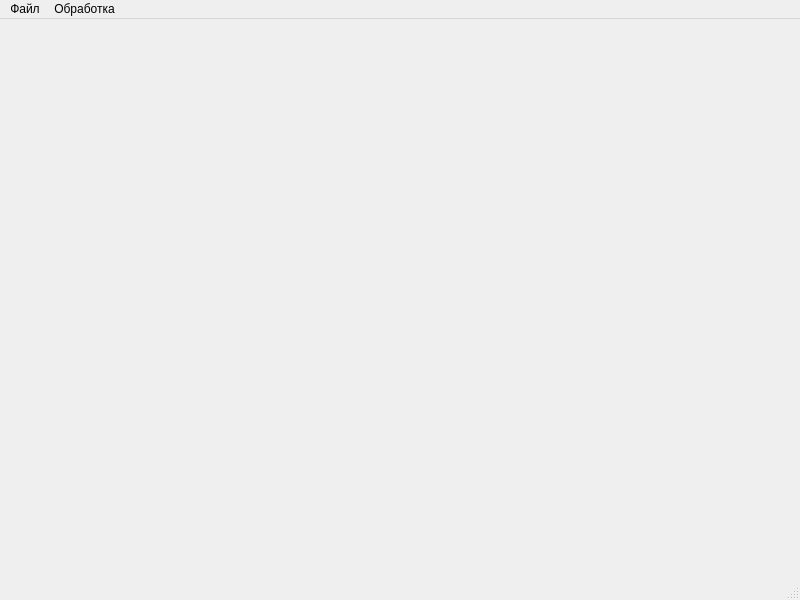
<?xml version="1.0" encoding="UTF-8"?>
<ui version="4.0">
 <class>MainWindow</class>
 <widget class="QMainWindow" name="MainWindow">
  <property name="geometry">
   <rect>
    <x>0</x>
    <y>0</y>
    <width>800</width>
    <height>600</height>
   </rect>
  </property>
  <property name="windowTitle">
   <string>MainWindow</string>
  </property>
  <widget class="QWidget" name="centralwidget"/>
  <widget class="QMenuBar" name="menubar">
   <property name="geometry">
    <rect>
     <x>0</x>
     <y>0</y>
     <width>800</width>
     <height>18</height>
    </rect>
   </property>
   <widget class="QMenu" name="menu">
    <property name="title">
     <string>Файл</string>
    </property>
    <widget class="QMenu" name="menu_2">
     <property name="title">
      <string>Создать</string>
     </property>
     <addaction name="action_2"/>
    </widget>
    <addaction name="menu_2"/>
   </widget>
   <widget class="QMenu" name="menu_3">
    <property name="title">
     <string>Обработка</string>
    </property>
    <addaction name="action_3"/>
    <addaction name="action_4"/>
   </widget>
   <addaction name="menu"/>
   <addaction name="menu_3"/>
  </widget>
  <widget class="QStatusBar" name="statusbar"/>
  <action name="action_2">
   <property name="text">
    <string>Раздел персонала</string>
   </property>
  </action>
  <action name="action_3">
   <property name="text">
    <string>Структура</string>
   </property>
  </action>
  <action name="action_4">
   <property name="text">
    <string>Разделы  персонала</string>
   </property>
  </action>
 </widget>
 <resources/>
 <connections/>
</ui>
